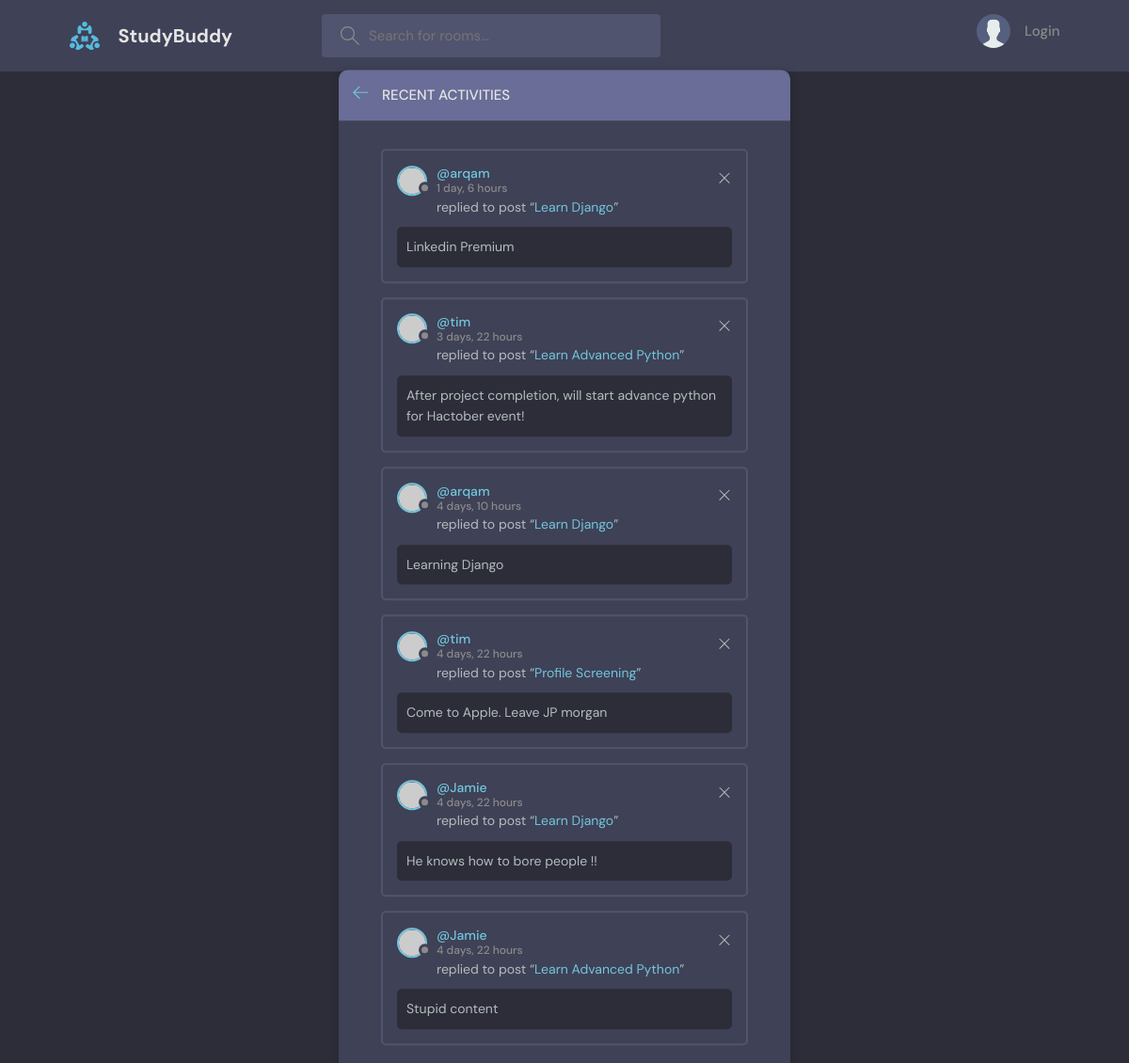
The page /activity/ on the database as committed earlier.
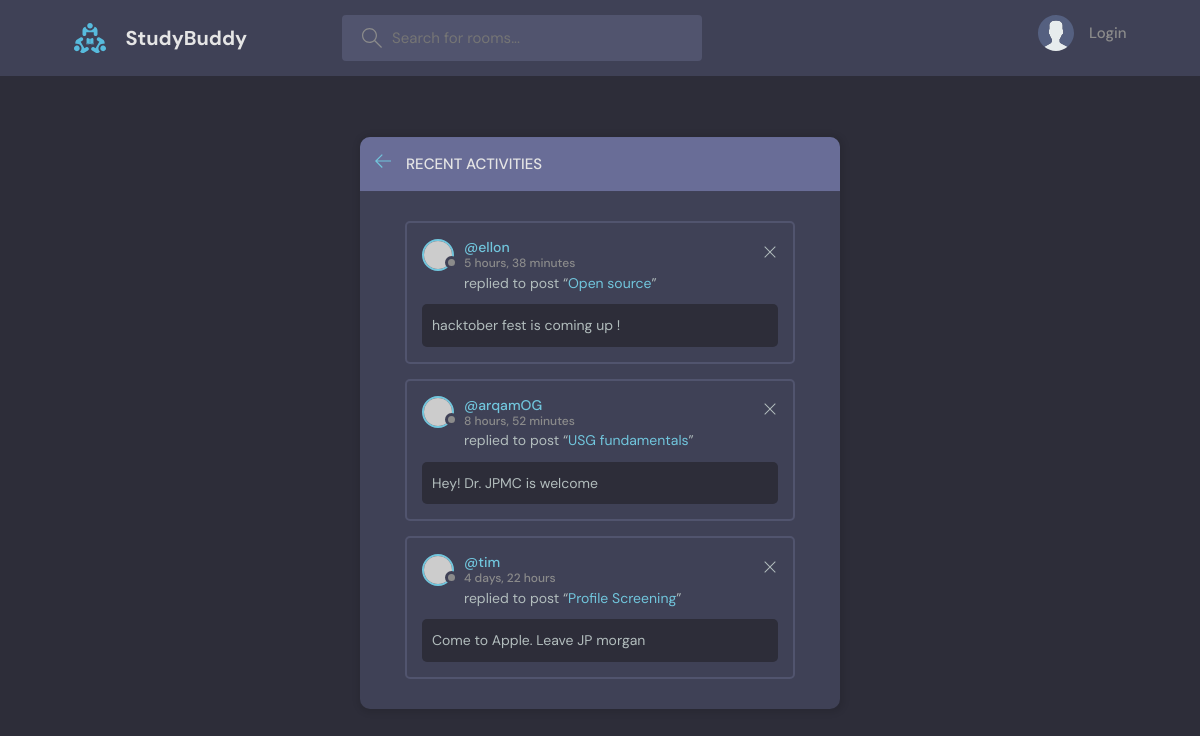
The same page on the database as committed later.
### base/models.py (models this page shows, shortened)
class Message(models.Model):
    user = models.ForeignKey(User, on_delete=models.CASCADE)
    room = models.ForeignKey(Room, on_delete=models.CASCADE)
    body = models.TextField()
    updated = models.DateTimeField(auto_now=True)
    created = models.DateTimeField(auto_now_add=True)
    class Meta:
        ordering = ['-updated', '-created']

class Room(models.Model):
    host = models.ForeignKey(User, on_delete=models.SET_NULL, null=True)
    topic = models.ForeignKey(
        Topic, on_delete=models.SET_NULL, null=True, blank=True)
    name = models.CharField(max_length=200)
    description = models.TextField(null=True, blank=True)
    participants = models.ManyToManyField(User, related_name="participants", blank=True)
    updated = models.DateTimeField(auto_now=True)
    created = models.DateTimeField(auto_now_add=True)
    class Meta:
          ordering = ['-updated', '-created']

### base/views.py (the view)
# urls.py: path('activity/', views.activity_page, name='activities'),
def activity_page(request):
    room_messages = Message.objects.all()
    context = {'comments': room_messages}
    return render(request, 'base/activity.html', context)

### base/templates/base/activity.html
{% extends 'main.html' %}
{% block content %}
    <main class="layout">
      <div class="container">
        <div class="layout__box">
          <div class="layout__boxHeader">
            <div class="layout__boxTitle">
              <a href="{{request.META.HTTP_REFERER}}">
                <svg version="1.1" xmlns="http://www.w3.org/2000/svg" width="32" height="32" viewBox="0 0 32 32">
                  <title>arrow-left</title>
                  <path
                    d="M13.723 2.286l-13.723 13.714 13.719 13.714 1.616-1.611-10.96-10.96h27.625v-2.286h-27.625l10.965-10.965-1.616-1.607z"
                  ></path>
                </svg>
              </a>
              <h3>Recent Activities</h3>
            </div>
          </div>
          <div class="activities-page layout__body">
            {% for comment in comments %}
            <div class="activities__box">
              <div class="activities__boxHeader roomListRoom__header">
                <a href="{% url 'user-profile' user_id=comment.user.id%}" class="roomListRoom__author">
                  <div class="avatar avatar--small">
                    <img src="https://randomuser.me/api/portraits/women/11.jpg" />
                  </div>
                  <p>
                    @{{comment.user.username}}
                    <span>{{comment.created|timesince}}</span>
                  </p>
                </a>
                <div class="roomListRoom__actions">
                  <a href="{% url 'delete-comment' room_id=comment.room.id comment_id=comment.id %}">
                    <svg version="1.1" xmlns="http://www.w3.org/2000/svg" width="32" height="32" viewBox="0 0 32 32">
                      <title>remove</title>
                      <path
                        d="M27.314 6.019l-1.333-1.333-9.98 9.981-9.981-9.981-1.333 1.333 9.981 9.981-9.981 9.98 1.333 1.333 9.981-9.98 9.98 9.98 1.333-1.333-9.98-9.98 9.98-9.981z"
                      ></path>
                    </svg>
                  </a>
                </div>
              </div>
              <div class="activities__boxContent">
                <p>replied to post “<a href="room.html">{{comment.room.name}}</a>”</p>
                <div class="activities__boxRoomContent">
                  {{comment.body}}
                </div>
              </div>
            </div>
            {% endfor %}
          </div>
        </div>
      </div>
    </main>
{% endblock content %}

Rows that differ between the two databases and show on the page:
removed Message: user.username "arqam", created "1 day, 6 hours", room.name "Learn Django", body "Linkedin Premium"
removed Message: user.username "tim", created "3 days, 22 hours", room.name "Learn Advanced Python", body "After project completion, will start advance python for Hactober event!"
removed Message: user.username "arqam", created "4 days, 10 hours", room.name "Learn Django", body "Learning Django"
removed Message: user.username "Jamie", created "4 days, 22 hours", room.name "Learn Django", body "He knows how to bore people !!"
removed Message: user.username "Jamie", created "4 days, 22 hours", room.name "Learn Advanced Python", body "Stupid content"
added Message: user.username "ellon", created "5 hours, 38 minutes", room.name "Open source", body "hacktober fest is coming up !"
added Message: user.username "arqamOG", created "8 hours, 52 minutes", room.name "USG fundamentals", body "Hey! Dr. JPMC is welcome"
